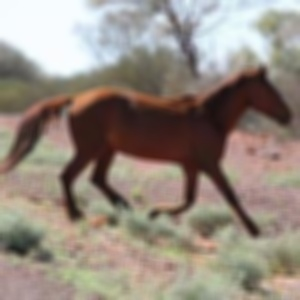
#> input picture DataPreWork/TestFiles/G_image.jpg, 300 x 300 px
$ python EdgeExtraction.py
#> lines starting #> are read from the running program, lines starting #| are printed output that depends on the picture; after the words box and inside, x2 and y2 are one past the last pixel; in counts of white or black regions, pixels touching at a corner belong together
import cv2
from matplotlib import pyplot as plt


img = cv2.imread('G_image.jpg', 0)
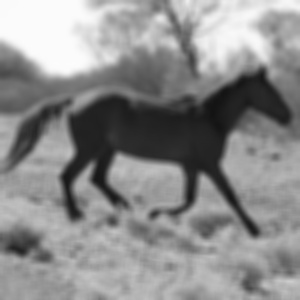
#> img: shape (300, 300); min 19, max 252, mean 140.1
edges = cv2.Canny(img, 100, 200)
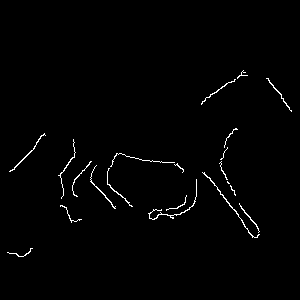
#> edges: shape (300, 300); 1.2% white in thin lines or dots, all inside (x1, y1, x2, y2) = (7, 70, 292, 257)


plt.subplot(121), plt.imshow(img, cmap = 'gray')
plt.title('Original Image'), plt.xticks([]), plt.yticks([])
plt.subplot(122), plt.imshow(edges, cmap = 'gray')
plt.title('Edge Image'), plt.xticks([]), plt.yticks([])

plt.show(img)
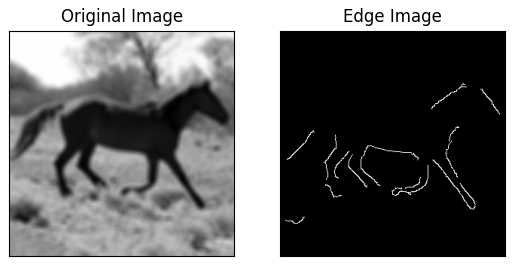
#> figure drawn by matplotlib, 2 panels

$ run again, with DataPreWork/TestFiles/image_010.jpg copied over DataPreWork/TestFiles/G_image.jpg
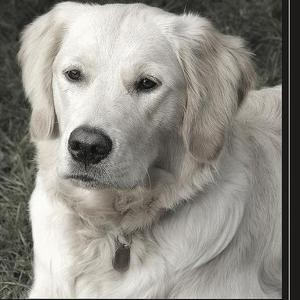
#> input picture DataPreWork/TestFiles/image_010.jpg, 300 x 300 px
#> `edges = cv2.Canny(img, 100, 200)`:
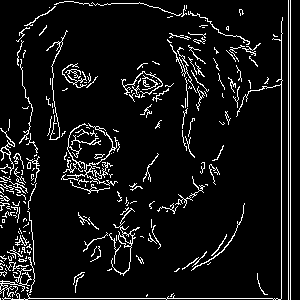
#> edges: shape (300, 300); 7.7% white in thin lines or dots
#> `plt.show(img)`:
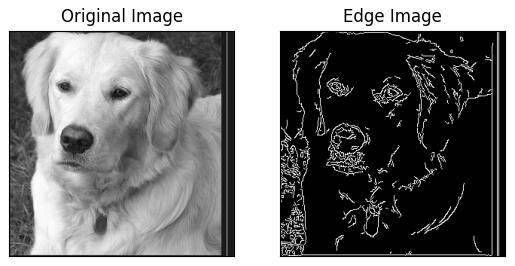
#> figure drawn by matplotlib, 2 panels
